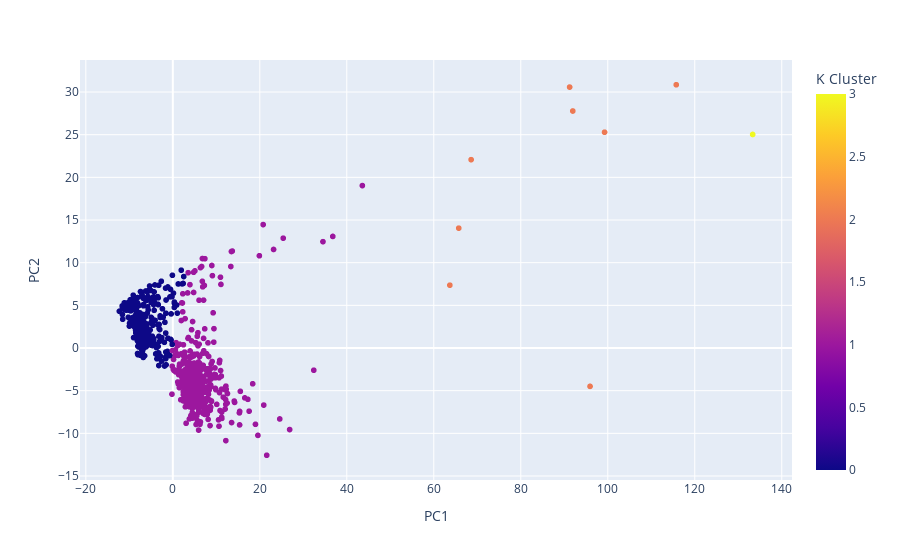

Notebook code cell kept with this figure:
### Code cell


### Figure 1 — Plotly figure (JSON) as saved in the notebook; plotly's stock layout.template omitted (floating-point values rounded to 4 significant figures; data arrays with more than 128 entries replaced by an {"elided": "..."} marker saying what was removed)
{"data": [{"hovertemplate": "PC1=%{x}<br>PC2=%{y}<br>K Cluster=%{marker.color}<extra></extra>", "legendgroup": "", "marker": {"color": {"elided": "1047 int values"}, "coloraxis": "coloraxis", "symbol": "circle"}, "mode": "markers", "name": "", "showlegend": false, "type": "scattergl", "x": {"elided": "1047 float values"}, "xaxis": "x", "y": {"elided": "1047 float values"}, "yaxis": "y"}], "layout": {"coloraxis": {"colorbar": {"title": {"text": "K Cluster"}}, "colorscale": [[0, "#0d0887"], [0.1111, "#46039f"], [0.2222, "#7201a8"], [0.3333, "#9c179e"], [0.4444, "#bd3786"], [0.5556, "#d8576b"], [0.6667, "#ed7953"], [0.7778, "#fb9f3a"], [0.8889, "#fdca26"], [1, "#f0f921"]]}, "legend": {"tracegroupgap": 0}, "margin": {"t": 60}, "xaxis": {"anchor": "y", "domain": [0, 1], "title": {"text": "PC1"}}, "yaxis": {"anchor": "x", "domain": [0, 1], "title": {"text": "PC2"}}}}
